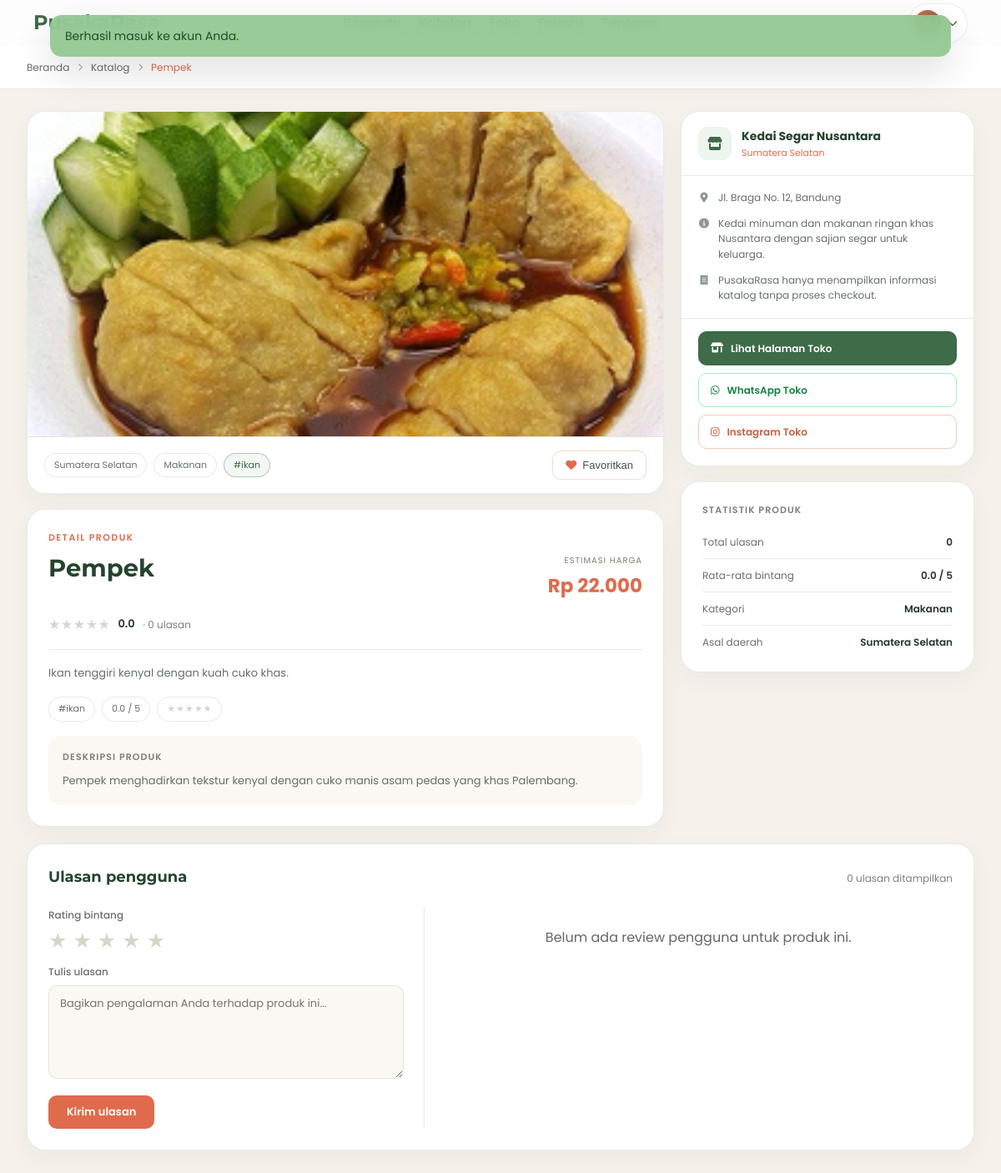
The app's page /product.php?slug=pempek (signed in) with its own data.
### tables this page shows
CREATE TABLE IF NOT EXISTS products (
  id INT AUTO_INCREMENT PRIMARY KEY,
  store_id INT NOT NULL,
  name VARCHAR(120) NOT NULL,
  slug VARCHAR(140) NOT NULL UNIQUE,
  type ENUM('Makanan', 'Minuman') NOT NULL,
  region VARCHAR(120) NOT NULL,
  short_description TEXT NOT NULL,
  long_description TEXT NOT NULL,
  price_display VARCHAR(40) NOT NULL,
  rating DECIMAL(2,1) NOT NULL DEFAULT 0.0,
  review_count INT NOT NULL DEFAULT 0,
  tag_label VARCHAR(60) NOT NULL,
  image_path VARCHAR(255) NOT NULL,
  base_rating_total DECIMAL(10,2) NOT NULL DEFAULT 0,
  base_review_count INT NOT NULL DEFAULT 0,
  is_featured TINYINT(1) NOT NULL DEFAULT 0,
  is_active TINYINT(1) NOT NULL DEFAULT 1,
  created_at DATETIME NOT NULL,
  updated_at DATETIME NOT NULL,
  CONSTRAINT fk_products_store FOREIGN KEY (store_id) REFERENCES stores(id) ON DELETE CASCADE
);

CREATE TABLE IF NOT EXISTS product_images (
  id INT AUTO_INCREMENT PRIMARY KEY,
  product_id INT NOT NULL,
  image_path VARCHAR(255) NOT NULL,
  sort_order INT NOT NULL DEFAULT 0,
  created_at DATETIME NOT NULL,
  CONSTRAINT fk_product_images_product FOREIGN KEY (product_id) REFERENCES products(id) ON DELETE CASCADE
);

CREATE TABLE IF NOT EXISTS stores (
  id INT AUTO_INCREMENT PRIMARY KEY,
  name VARCHAR(120) NOT NULL,
  slug VARCHAR(140) NOT NULL UNIQUE,
  region VARCHAR(120) NOT NULL,
  address TEXT NOT NULL,
  whatsapp VARCHAR(30) NOT NULL,
  instagram VARCHAR(120) NOT NULL,
  description TEXT NOT NULL,
  operating_hours VARCHAR(500) NOT NULL DEFAULT 'Setiap hari, 08.00 - 21.00 WIB',
  cover_image VARCHAR(255) NOT NULL,
  is_open TINYINT(1) NOT NULL DEFAULT 1,
  created_at DATETIME NOT NULL,
  updated_at DATETIME NOT NULL
);

### config/database.php (called while the page is built, shortened)
<?php
function db(): PDO
{
    static $pdo = null;
    if ($pdo instanceof PDO) {
        return $pdo;
    }
    $host = '127.0.0.1';
    $port = 3306;
    $database = 'pusakarasa';
    $username = 'root';
    $password = '';
    $dsn = sprintf('mysql:host=%s;port=%d;dbname=%s;charset=utf8mb4', $host, $port, $database);
    $pdo = new PDO($dsn, $username, $password, [
        PDO::ATTR_ERRMODE => PDO::ERRMODE_EXCEPTION,
        PDO::ATTR_DEFAULT_FETCH_MODE => PDO::FETCH_ASSOC,
    ]);
    return $pdo;
}

### product.php (the view, shortened to what this page needs)
<?php
require_once __DIR__ . '/includes/bootstrap.php';
$slug = trim($_GET['slug'] ?? '');
$product = $slug !== '' ? find_product_by_slug($slug) : null;
$reviews = find_reviews_by_product((int) $product['id']);
$productImages = product_image_paths($product);
render_layout($product['name'], function (?array $user = null) use ($product, $reviews, $productImages): void {
    $galleryImages = array_map(static fn(string $path): string => base_path($path), $productImages);
    $galleryJson = json_encode($galleryImages, JSON_HEX_TAG | JSON_HEX_APOS | JSON_HEX_AMP | JSON_HEX_QUOT) ?: '[]';
    ?>
    <div class="dp-wrap">
      <div class="dp-breadcrumb">
        <a href="<?= e(base_path('index.php')) ?>">Beranda</a>
        <i class="fa-solid fa-chevron-right" aria-hidden="true"></i>
        <a href="<?= e(base_path('katalog.php')) ?>">Katalog</a>
        <i class="fa-solid fa-chevron-right" aria-hidden="true"></i>
        <span><?= e($product['name']) ?></span>
      </div>
      <div class="dp-main">
        <div class="dp-left">
          <div class="dp-img-panel">
            <div class="dp-img-box dp-gallery" data-product-gallery data-images="<?= e($galleryJson) ?>">
              <img data-gallery-image src="<?= e($galleryImages[0] ?? base_path($product['image_path'])) ?>" alt="<?= e($product['name']) ?>" />
            </div>
            <div class="dp-img-meta">
              <div class="dp-img-tags">
                <span class="dp-chip"><?= e($product['region']) ?></span>
                <span class="dp-chip"><?= e($product['type']) ?></span>
                <span class="dp-chip green"><?= e($product['tag_label']) ?></span>
              </div>
              <button class="fav-btn dp-fav-btn" type="button" data-id="<?= e(favorite_product_id($product)) ?>" aria-label="Simpan ke favorit">
                <i class="fa-solid fa-heart" aria-hidden="true"></i>
                <span>Favoritkan</span>
              </button>
            </div>
          </div>
          <div class="dp-info-panel">
            <div class="dp-eyebrow">Detail Produk</div>
            <div class="dp-product-header">
              <div>
                <div class="dp-product-name"><?= e($product['name']) ?></div>
              </div>
              <div class="dp-price-box">
                <div class="dp-price-label">Estimasi Harga</div>
                <div class="dp-price"><?= e(rupiah($product['price_display'])) ?></div>
              </div>
            </div>
            <div class="dp-rating-row">
              <span class="dp-stars"><?= rating_stars_html((float) $product['rating']) ?></span>
              <span class="dp-rating-val"><?= e(number_format((float) $product['rating'], 1)) ?></span>
              <span class="dp-rating-count">· <?= e(number_short((int) $product['review_count'])) ?> ulasan</span>
            </div>
            <p class="dp-desc"><?= e($product['short_description']) ?></p>
            <div class="dp-chips-row">
              <span class="dp-chip"><?= e($product['tag_label']) ?></span>
              <span class="dp-chip"><?= e(number_format((float) $product['rating'], 1)) ?> / 5</span>
              <span class="dp-chip"><?= rating_stars_html((float) $product['rating']) ?></span>
            </div>
            <div class="dp-history">
              <div class="dp-history-title">Deskripsi produk</div>
              <p class="dp-history-text"><?= e($product['long_description']) ?></p>
            </div>
          </div>
        </div>
        <div class="dp-right">
          <div class="dp-store-card">
            <div class="dp-store-header">
              <div class="dp-store-avatar"><i class="fa-solid fa-store" aria-hidden="true"></i></div>
              <div>
                <div class="dp-store-name"><?= e($product['store_name']) ?></div>
                <div class="dp-store-region"><?= e($product['region']) ?></div>
              </div>
            </div>
            <div class="dp-store-body">
              <div class="dp-store-row">
                <i class="fa-solid fa-location-dot" aria-hidden="true"></i>
                <span><?= e($product['address']) ?></span>
              </div>
              <div class="dp-store-row">
                <i class="fa-solid fa-circle-info" aria-hidden="true"></i>
                <span><?= e($product['store_description']) ?></span>
              </div>
              <div class="dp-store-row">
                <i class="fa-solid fa-receipt" aria-hidden="true"></i>
                <span>PusakaRasa hanya menampilkan informasi katalog tanpa proses checkout.</span>
              </div>
            </div>
            <div class="dp-store-actions">
              <a href="<?= e(base_path('store.php?slug=' . $product['store_slug'])) ?>" class="dp-store-btn green"><i class="fa-solid fa-shop" aria-hidden="true"></i>Lihat Halaman Toko</a>
              <a href="https://wa.me/<?= e($product['whatsapp']) ?>" target="_blank" rel="noreferrer" class="dp-store-btn wa"><i class="fa-brands fa-whatsapp" aria-hidden="true"></i>WhatsApp Toko</a>
              <a href="https://instagram.com/<?= e(ltrim($product['instagram'], '@')) ?>" target="_blank" rel="noreferrer" class="dp-store-btn ig"><i class="fa-brands fa-instagram" aria-hidden="true"></i>Instagram Toko</a>
            </div>
          </div>
          <div class="dp-stats-card">
            <div class="dp-stats-title">Statistik produk</div>
            <div class="dp-stats-row"><span>Total ulasan</span><span><?= e(number_format((int) $product['review_count'])) ?></span></div>
            <div class="dp-stats-row"><span>Rata-rata bintang</span><span><?= e(number_format((float) $product['rating'], 1)) ?> / 5</span></div>
            <div class="dp-stats-row"><span>Kategori</span><span><?= e($product['type']) ?></span></div>
            <div class="dp-stats-row"><span>Asal daerah</span><span><?= e($product['region']) ?></span></div>
          </div>
        </div>
      </div>
      <div class="dp-review-section">
        <div class="dp-review-header">
          <span class="dp-review-title">Ulasan pengguna</span>
          <span class="dp-review-count"><?= e(number_format(count($reviews))) ?> ulasan ditampilkan</span>
        </div>
        <div class="dp-review-grid">
          <div class="dp-review-form">
            <form method="post">
              <div class="dp-form-label">Rating bintang</div>
              <div class="star-rating-field dp-star-row" data-selected="0" aria-label="Pilih rating bintang">
                <?php for ($star = 5; $star >= 1; $star--): ?>
                  <label class="star-rating-option dp-star-option" data-value="<?= e((string) $star) ?>" aria-label="<?= e((string) $star) ?> bintang">
                    <span class="star-icon dp-star">★</span>
                  </label>
                <?php endfor; ?>
              </div>
              <div class="dp-form-label">Tulis ulasan</div>
              <textarea class="dp-review-textarea" name="review_text" placeholder="Bagikan pengalaman Anda terhadap produk ini..." required></textarea>
              <button type="submit" class="dp-submit-btn">Kirim ulasan</button>
            </form>
          </div>
          <div class="dp-reviews-list">
            <?php if (!$reviews): ?>
              <div class="empty-state">Belum ada review pengguna untuk produk ini.</div>
            <?php endif; ?>
          </div>
        </div>
      </div>
    </div>
    <?php
}, ['hide_footer' => true]);

### assets/css/variables.css (style rules this page uses)
:root { --color-primary: #e06b4c; --color-primary-dark: #c85f42; --color-primary-darker: #c9563e; --color-secondary: #3e6b48; --color-secondary-dark: #2f3e34; --color-green: #90c790; --color-green-dark: #7fbf7f; --color-yellow: #f2c94c; --color-orange: #d4956c; --color-beige: #b8b87c; --color-white: #ffffff; --color-off-white: #fdfcfb; --color-bg-light: #f9f5f0; --color-bg-gray: #f9f9f9; --color-bg-dark: #1f2a21; --color-text-primary: #333; --color-text-secondary: #555; --color-text-tertiary: #666; --color-text-light: #6b7280; --color-text-lighter: #9ca3af; --color-text-dark: #1f2937; --color-text-darker: #111827; --color-text-muted: #aaa; --color-text-white: #f2f2f2; --color-border-light: #f0f0f0; --color-border-gray: #e5e7eb; --color-border-medium: #ddd; --color-border-dark: #444; --color-border-rgba: rgba(0, 0, 0, 0.1); --color-border-rgba-medium: rgba(101, 93, 93, 0.2); --color-star: #f59e0b; --color-success: #00c853; --color-success-dark: #009b37; --color-info: #ff8a00; --color-info-dark: #d35400; --color-danger: #ff4f64; --color-danger-dark: #c61490; --gradient-hero: linear-gradient( 135deg, var(--color-primary) 0%, var(--color-orange) 30%, var(--color-beige) 60%, var(--color-green) 100% ); --gradient-border: linear-gradient( 270deg, var(--color-primary) 0%, #ff7b7b 50%, var(--color-green) 100% ); --gradient-button: linear-gradient( 270deg, var(--color-primary) 0%, #ff7b7b 50%, var(--color-green) 100% ); --gradient-button-hover: linear-gradient( 270deg, var(--color-primary-darker) 0%, #ff6a6a 50%, var(--color-green-dark) 100% ); --gradient-whatsapp: linear-gradient(135deg, var(--color-success), var(--color-success-dark)); --gradient-email: linear-gradient(135deg, var(--color-info), var(--color-info-dark)); --gradient-instagram: linear-gradient(135deg, var(--color-danger), var(--color-danger-dark)); --gradient-login-bg: linear-gradient( 159deg, rgba(224, 107, 76, 0.6) 0%, rgba(62, 107, 72, 0.6) 100% ); --shadow-sm: 0 2px 6px rgba(0, 0, 0, 0.1); --shadow-md: 0 4px 12px rgba(0, 0, 0, 0.1); --shadow-lg: 0 6px 12px rgba(0, 0, 0, 0.06); --shadow-xl: 0 8px 16px rgba(0, 0, 0, 0.12); --shadow-2xl: 0 8px 24px rgba(0, 0, 0, 0.3); --shadow-hero: 0 8px 16px rgba(0, 0, 0, 0.2); --shadow-text: 0 4px 12px rgba(0, 0, 0, 0.4); --shadow-text-strong: 0 4px 12px rgba(0, 0, 0, 0.8); --shadow-card: 0 10px 40px rgba(0, 0, 0, 0.2); --shadow-card-hover: 0 14px 50px rgba(0, 0, 0, 0.3); --shadow-login: 0 16px 40px rgba(0, 0, 0, 0.15); --opacity-overlay: 0.3; --opacity-blur: 0.55; --opacity-bg: 0.7; --opacity-bg-high: 0.9; --backdrop-blur: blur(10px); --backdrop-blur-strong: blur(35px); }

### assets/css/base.css (style rules this page uses)
* { margin: 0; padding: 0; box-sizing: border-box; }
html { scroll-behavior: smooth; }
body { font-family: "Poppins", sans-serif; background: var(--color-bg-light); color: var(--color-text-primary); line-height: 1.6; }
img { max-width: 100%; display: block; }
a { text-decoration: none; color: inherit; }

### assets/css/style.css (style rules this page uses)
* { margin: 0; padding: 0; box-sizing: border-box; }
body { font-family: "Poppins", sans-serif; background-color: #f9f9f9; overflow-x: hidden; }
.fav-btn { position: absolute; top: 12px; right: 12px; width: 40px; height: 40px; border: none; border-radius: 50%; background: rgba(255, 255, 255, 0.9); box-shadow: 0 6px 12px rgba(0, 0, 0, 0.06); cursor: pointer; transition: transform 0.2s ease; }
.fav-btn::before { content: "🤍"; font-size: 18px; display: block; text-align: center; line-height: 40px; }

### assets/css/app/detail-favorites.css (style rules this page uses)
.star-rating-field { display: inline-flex; flex-direction: row-reverse; gap: 8px; padding: 14px 16px; border-radius: 18px; background: linear-gradient(180deg, #fff, #fbf7f2); border: 1px solid rgba(62, 107, 72, 0.08); margin-top: 10px; }
.star-rating-option { position: relative; cursor: pointer; color: #d9d4ca; transition: transform 0.16s ease, color 0.16s ease; }
.star-rating-option .star-icon { display: block; font-size: 34px; line-height: 1; }

### assets/css/app/profile-table.css (style rules this page uses)
.empty-state { color: #666; text-align: center; padding: 24px; }

### records on screen
products: name "Pempek", id+name (picture), region "Sumatera Selatan", type "Makanan", tag_label "#ikan", price_display "Rp 22.000", short_description "Ikan tenggiri kenyal dengan kuah cuko khas.", long_description "Pempek menghadirkan tekstur kenyal dengan cuko manis asam pedas yang khas Palembang.", store.name "Kedai Segar Nusantara", store.address "Jl. Braga No. 12, Bandung", store.description "Kedai minuman dan makanan ringan khas Nusantara dengan sajian segar untuk keluarga."

### other values on screen
$flash['message'] "Berhasil masuk ke akun Anda."
app_name() "PusakaRasa"
$product['rating'] "0.0"
number_short((int) $product['review_count']) "0"
$product['review_count'] "0"
count($reviews) "0"
